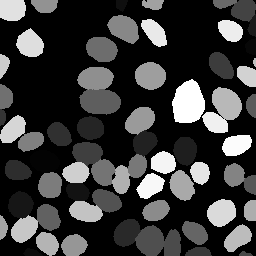
#> input picture Data Heldring et al (Exp223_20191109_Nikon2_FUCCI_48hrslive)/trainingset DeepSea/masks/input01_40.tif, 256 x 256 px, found by its file name
$ python 'w map.py'
#> lines starting #> are read from the running program, lines starting #| are printed output that depends on the picture; after the words box and inside, x2 and y2 are one past the last pixel; in counts of white or black regions, pixels touching at a corner belong together
#> further down, y is the input picture: PIL image 256x256 L; min 0, max 255, mean 60.1
#> (printed output is left out)
# -*- coding: utf-8 -*-
"""
Created on Thu Jan 11 22:11:59 2024

@author: ramne
"""

from collections import defaultdict
import numpy as np
from skimage.io import imshow
from skimage.measure import label
from scipy.ndimage.morphology import distance_transform_edt
import matplotlib.pyplot as plt
from PIL import Image
import PIL
import glob

import imageio.v3 as iio
import skimage as ski


def unet_weight_map(y, wc=None, w0 = 10, sigma =5):

    """
    Generate weight maps as specified in the U-Net paper
    for boolean mask.

    "U-Net: Convolutional Networks for Biomedical Image Segmentation"
    https://arxiv.org/pdf/1505.04597.pdf

    Parameters
    ----------
    mask: Numpy array
        2D array of shape (image_height, image_width) representing binary mask
        of objects.
    wc: dict
        Dictionary of weight classes.
    w0: int
        Border weight parameter.
    sigma: int
        Border width parameter.
    Returns
    -------
    Numpy array
        Training weights. A 2D array of shape (image_height, image_width).
    """
#> called with w0 = 10, sigma = 5
    y = y.reshape(y.shape[0], y.shape[1])
    print(y)
#> (printed output is left out)
    labels = label(y)
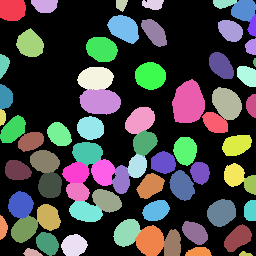
#> labels: shape (256, 256) int64; 69 distinct labels, from 0 to 68; one colour per label, 0 black
    print(labels)
#> (printed output is left out)
    no_labels = labels == 0
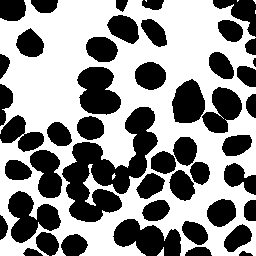
#> no_labels: shape (256, 256) bool; 56.4% white; 47 black regions, largest, box (x1, y1, x2, y2) and area: (62, 107, 158, 222) 4645, (113, 219, 181, 256) 1617, (77, 67, 121, 115) 1531
    print(no_labels)
#> (printed output is left out)
    label_ids = sorted(np.unique(labels))[1:]
#> label_ids = 68 values from 1 to 68
    print(label_ids)
#> (printed output is left out)


    if len(label_ids) > 1:
        distances = np.zeros((y.shape[0], y.shape[1], len(label_ids)))

        for i, label_id in enumerate(label_ids):
            distances[:,:,i] = distance_transform_edt(labels != label_id)
#> this loop made 68 passes

        distances = np.sort(distances, axis=2)
        d1 = distances[:,:,0]
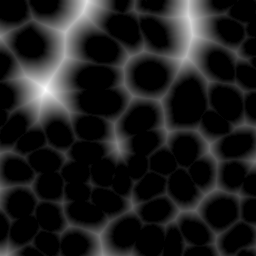
#> d1: shape (256, 256) float64; min 0, max 33.24, mean 4; drawn with min black and max white
        d2 = distances[:,:,1]
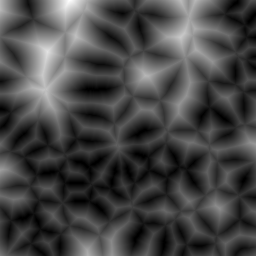
#> d2: shape (256, 256) float64; min 1, max 43.83, mean 12.6; drawn with min black and max white
        w = w0 * np.exp(-1/2*((d1 + d2) / sigma)**2) * no_labels
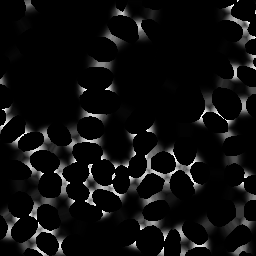
#> w: shape (256, 256) float64; min 0, max 9.23, mean 0.499; drawn with min black and max white

        if wc:
            class_weights = np.zeros_like(y)
            for k, v in wc.items():
                class_weights[y == k] = v
            w = w + class_weights
    else:
        w = np.zeros_like(y)

    return w

# upload de binary mask that you have made.
y = Image.open(r"C:\Users\ramne\OneDrive\Documenten\Master BFW jaar 1\Reseach project 1\40x images muriel zonder rgba channel\binary_watershed\input01_40.tif")
y= np.array(y)
print(y)


wc = {
    0: 0, # background
    1: 1  # objectsplt.show()
}

w = unet_weight_map(y, wc)

plt.imshow(w,'gray')
plt.axis('off')
plt.savefig('wmap.tif',bbox_inches ="tight",pad_inches=0)# name it how you want it
plt.show()

#resize wmap to 512x512 pixels.
width = 256
height = 256
#> (the run stopped early here; a loop or call above may not have finished)

$ run again, with Data Heldring et al (Exp223_20191109_Nikon2_FUCCI_48hrslive)/trainingset DeepSea/masks/input02_40.tif copied over Data Heldring et al (Exp223_20191109_Nikon2_FUCCI_48hrslive)/trainingset DeepSea/masks/input01_40.tif
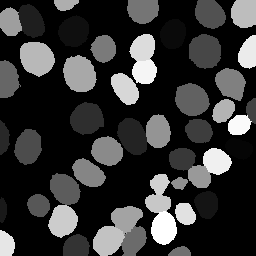
#> input picture Data Heldring et al (Exp223_20191109_Nikon2_FUCCI_48hrslive)/trainingset DeepSea/masks/input02_40.tif, 256 x 256 px, found by its file name
#> y is the input picture: PIL image 256x256 L; min 0, max 255, mean 53.8
#> (printed output is left out)
#> (printed output is left out)
#> labels: shape (256, 256) int64; 51 distinct labels, from 0 to 50
#> (printed output is left out)
#> in unet_weight_map, `no_labels = labels == 0`:
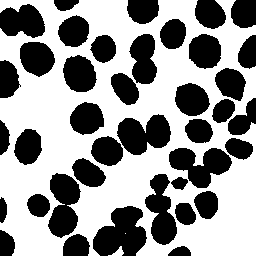
#> no_labels: shape (256, 256) bool; 57.8% white; 39 black regions, largest, box (x1, y1, x2, y2) and area: (93, 206, 147, 256) 1848, (117, 114, 171, 155) 1495, (169, 148, 232, 188) 1481
#> (printed output is left out)
#> label_ids = 50 values from 1 to 50
#| [1, 2, 3, 4, 5, 6, 7, 8, 9, 10, 11, 12, 13, 14, 15, 16, 17, 18, 19, 20, 21, 22, 23, 24, 25, 26, 27, 28, 29, 30, 31, 32, 33, 34, 35, 36, 37, 38, 39, 40, 41, 42, 43, 44, 45, 46, 47, 48, 49, 50]
#> the loop in unet_weight_map, `for i, label_id in enumerate(label_ids):` made 50 passes
#> in unet_weight_map, `w = w0 * np.exp(-1/2*((d1 + d2) / sigma)**2) * no_labels`:
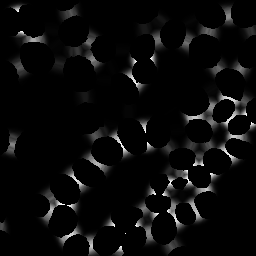
#> w: shape (256, 256) float64; min 0, max 9.23, mean 0.367; drawn with min black and max white

$ run again, with Data Heldring et al (Exp223_20191109_Nikon2_FUCCI_48hrslive)/trainingset DeepSea/masks/input04_40.tif copied over Data Heldring et al (Exp223_20191109_Nikon2_FUCCI_48hrslive)/trainingset DeepSea/masks/input01_40.tif
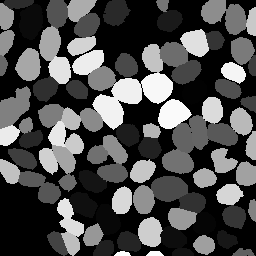
#> input picture Data Heldring et al (Exp223_20191109_Nikon2_FUCCI_48hrslive)/trainingset DeepSea/masks/input04_40.tif, 256 x 256 px, found by its file name
#> y is the input picture: PIL image 256x256 L; min 0, max 255, mean 77.9
#> (printed output is left out)
#> (printed output is left out)
#> labels: shape (256, 256) int64; 99 distinct labels, from 0 to 98
#> (printed output is left out)
#> in unet_weight_map, `no_labels = labels == 0`:
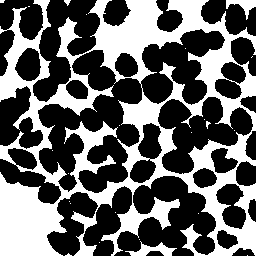
#> no_labels: shape (256, 256) bool; 39.9% white; 24 white regions (19 under 20 px), largest, box (x1, y1, x2, y2) and area: (0, 0, 256, 256) 25509, (125, 241, 177, 256) 322, (226, 0, 256, 20) 241, (64, 0, 71, 6) 24, (206, 121, 211, 129) 20
#> (printed output is left out)
#> label_ids = 98 values from 1 to 98
#> (printed output is left out)
#> the loop in unet_weight_map, `for i, label_id in enumerate(label_ids):` made 98 passes
#> in unet_weight_map, `w = w0 * np.exp(-1/2*((d1 + d2) / sigma)**2) * no_labels`:
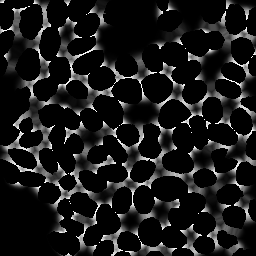
#> w: shape (256, 256) float64; min 0, max 9.23, mean 0.937; drawn with min black and max white

$ run again, with Data Heldring et al (Exp223_20191109_Nikon2_FUCCI_48hrslive)/trainingset DeepSea/masks/input05_40.tif copied over Data Heldring et al (Exp223_20191109_Nikon2_FUCCI_48hrslive)/trainingset DeepSea/masks/input01_40.tif
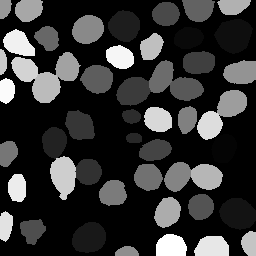
#> input picture Data Heldring et al (Exp223_20191109_Nikon2_FUCCI_48hrslive)/trainingset DeepSea/masks/input05_40.tif, 256 x 256 px, found by its file name
#> y is the input picture: PIL image 256x256 L; min 0, max 255, mean 52.6
#> (printed output is left out)
#> (printed output is left out)
#> labels: shape (256, 256) int64; 53 distinct labels, from 0 to 52
#> (printed output is left out)
#> in unet_weight_map, `no_labels = labels == 0`:
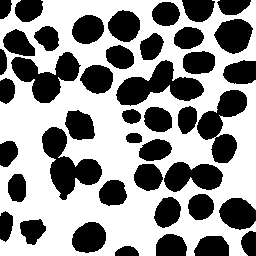
#> no_labels: shape (256, 256) bool; 57.2% white; 43 black regions, largest, box (x1, y1, x2, y2) and area: (42, 127, 102, 200) 1960, (116, 60, 204, 106) 1955, (197, 90, 247, 163) 1771
#> (printed output is left out)
#> label_ids = 52 values from 1 to 52
#| [1, 2, 3, 4, 5, 6, 7, 8, 9, 10, 11, 12, 13, 14, 15, 16, 17, 18, 19, 20, 21, 22, 23, 24, 25, 26, 27, 28, 29, 30, 31, 32, 33, 34, 35, 36, 37, 38, 39, 40, 41, 42, 43, 44, 45, 46, 47, 48, 49, 50, 51, 52]
#> the loop in unet_weight_map, `for i, label_id in enumerate(label_ids):` made 52 passes
#> in unet_weight_map, `w = w0 * np.exp(-1/2*((d1 + d2) / sigma)**2) * no_labels`:
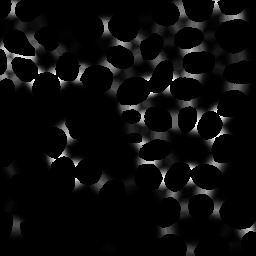
#> w: shape (256, 256) float64; min 0, max 9.23, mean 0.382; drawn with min black and max white
